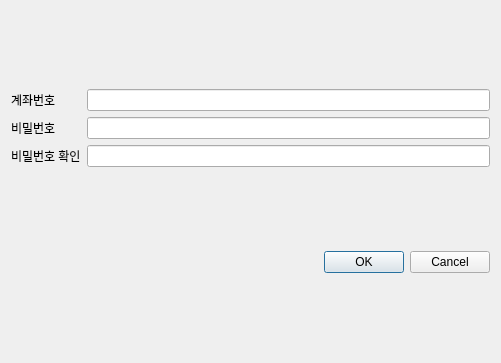
<?xml version="1.0" encoding="UTF-8"?>
<ui version="4.0">
 <class>Dialog</class>
 <widget class="QDialog" name="Dialog">
  <property name="geometry">
   <rect>
    <x>0</x>
    <y>0</y>
    <width>501</width>
    <height>363</height>
   </rect>
  </property>
  <property name="windowTitle">
   <string>계좌 생성</string>
  </property>
  <layout class="QGridLayout" name="gridLayout_2">
   <item row="0" column="0">
    <layout class="QGridLayout" name="gridLayout">
     <item row="1" column="1">
      <widget class="QLineEdit" name="addpass_le">
       <property name="echoMode">
        <enum>QLineEdit::EchoMode::Password</enum>
       </property>
      </widget>
     </item>
     <item row="0" column="1">
      <widget class="QLineEdit" name="addAc_le"/>
     </item>
     <item row="1" column="0">
      <widget class="QLabel" name="addPass_lbl">
       <property name="text">
        <string>비밀번호</string>
       </property>
      </widget>
     </item>
     <item row="0" column="0">
      <widget class="QLabel" name="addAcc_lbl">
       <property name="text">
        <string>계좌번호</string>
       </property>
      </widget>
     </item>
     <item row="2" column="0">
      <widget class="QLabel" name="addPassRe_lbl">
       <property name="text">
        <string>비밀번호 확인</string>
       </property>
      </widget>
     </item>
     <item row="2" column="1">
      <widget class="QLineEdit" name="addPassRe_le">
       <property name="echoMode">
        <enum>QLineEdit::EchoMode::Password</enum>
       </property>
      </widget>
     </item>
    </layout>
   </item>
   <item row="1" column="0">
    <widget class="QDialogButtonBox" name="buttonBox">
     <property name="orientation">
      <enum>Qt::Orientation::Horizontal</enum>
     </property>
     <property name="standardButtons">
      <set>QDialogButtonBox::StandardButton::Cancel|QDialogButtonBox::StandardButton::Ok</set>
     </property>
    </widget>
   </item>
  </layout>
 </widget>
 <resources/>
 <connections>
  <connection>
   <sender>buttonBox</sender>
   <signal>accepted()</signal>
   <receiver>Dialog</receiver>
   <slot>accept()</slot>
   <hints>
    <hint type="sourcelabel">
     <x>248</x>
     <y>254</y>
    </hint>
    <hint type="destinationlabel">
     <x>157</x>
     <y>274</y>
    </hint>
   </hints>
  </connection>
  <connection>
   <sender>buttonBox</sender>
   <signal>rejected()</signal>
   <receiver>Dialog</receiver>
   <slot>reject()</slot>
   <hints>
    <hint type="sourcelabel">
     <x>316</x>
     <y>260</y>
    </hint>
    <hint type="destinationlabel">
     <x>286</x>
     <y>274</y>
    </hint>
   </hints>
  </connection>
 </connections>
</ui>
